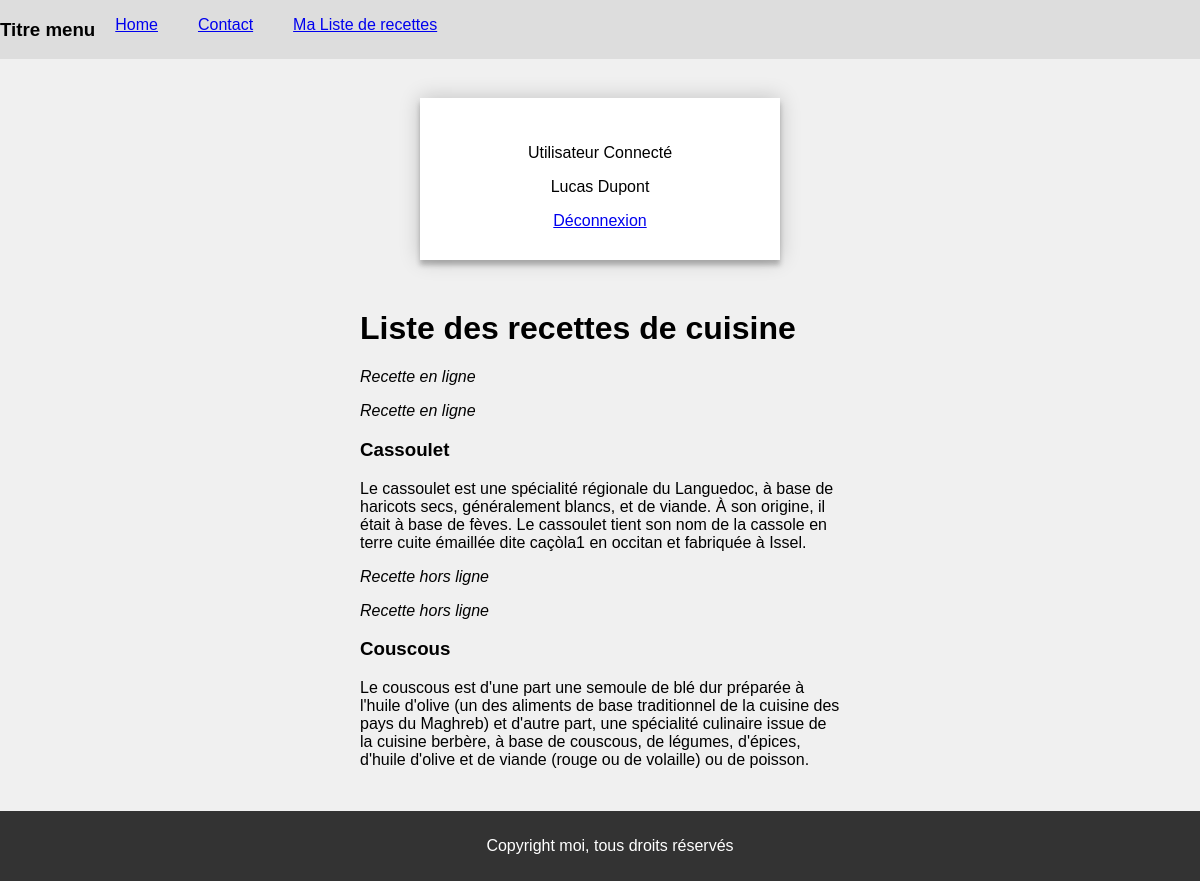
The app's page /mylist.php (signed in) with its own data.
### tables this page shows
CREATE TABLE `recipes`(
  `recipe_id` int(11) NOT NULL,
  `title` varchar(128) NOT NULL,
  `recipe` text NOT NULL,
  `user_id` int(11) NOT NULL,
  `is_enabled` tinyint(1) NOT NULL
);

### mylist.php (the view, shortened to what this page needs)
<?php
require_once(__DIR__ . '/src/config/connect.php');
$sql = 'SELECT r.title, r.recipe, r.is_enabled
FROM recipes r
WHERE r.user_id=:user_id';
$request = $client->prepare($sql);
$request->execute([
    "user_id" => $_SESSION['user_id']
]);
$recipes = $request->fetchAll();
?>
<!DOCTYPE html>
<html>
<head>
    <link href="css/style.css" rel="stylesheet" />
</head>
<body>
    <?php require_once(__DIR__ . '/src/partials/header.php'); ?>
    <div id="corps">
        <div class="login-page">
            <div class="form">
                <?php require_once(__DIR__ . '/src/login.php'); ?>
            </div>
        </div>
        <?php if (isset($_SESSION['loggedUser'])) : ?>
            <h1>Liste des recettes de cuisine</h1>
            <?php foreach ($recipes as $recipe) : ?>
                <article>
                    <p>
                        <i>
                            <?php
                            if ($recipe['is_enabled']) {
                                echo 'Recette en ligne';
                            } else {
                                echo 'Recette hors ligne';
                            }
                            ?>
                        </i>
                    </p>
                    <p><i><?php echo ($recipe['is_enabled']) ? "Recette en ligne" : "Recette hors ligne"; ?></i></p>
                    <h3><?php echo ($recipe['title']); ?></h3>
                    <div><?php echo ($recipe['recipe']); ?></div>
                </article>
            <?php endforeach; ?>
        <?php endif; ?>
    </div>
    <?php require_once(__DIR__ . '/src/partials/footer.php'); ?>
</body>
</html>

### css/style.css (style rules this page uses)
body { font-family: Arial, sans-serif; margin: 0; padding: 0; background-color: #f0f0f0; height: auto; margin-bottom: 7em; }
#corps { margin: 20px; display: block; width: 40%; margin: 0 auto; }
.login-page { width: 360px; padding: 8% 0 0; margin: auto; }
.form { position: relative; z-index: 1; background: #FFFFFF; max-width: 360px; margin: 0 auto 50px; padding: 30px; text-align: center; box-shadow: 0 0 20px 0 rgba(0, 0, 0, 0.2), 0 5px 5px 0 rgba(0, 0, 0, 0.24); }

### records on screen
recipes: is_enabled "Recette en ligne", title "Cassoulet", recipe "Le cassoulet est une spécialité régionale du Languedoc, à base de haricots secs, généralement blancs, et de viande. À son origine, il était à base de fèves. Le cassoulet tient son nom de la cassole en terre cuite émaillée dite caçòla1 en occitan et fabriquée à Issel."
recipes: is_enabled "Recette hors ligne", title "Couscous", recipe "Le couscous est d'une part une semoule de blé dur préparée à l'huile d'olive (un des aliments de base traditionnel de la cuisine des pays du Maghreb) et d'autre part, une spécialité culinaire issue de la cuisine berbère, à base de couscous, de légumes, d'épices, d'huile d'olive et de viande (rouge ou de volaille) ou de poisson."

### other values on screen
$_SESSION['full_name'] "Lucas Dupont"
